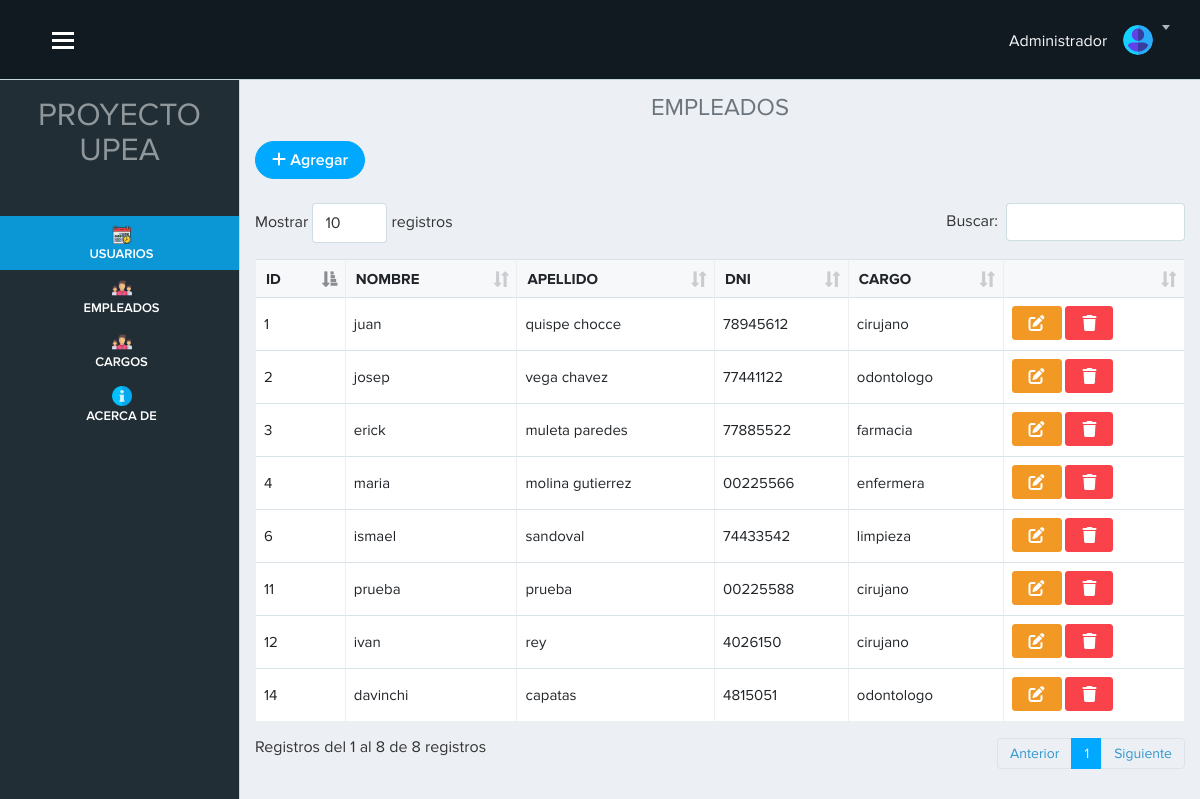
The page /vista/empleado.php (signed in) on the database its author committed.
### tables this page shows
CREATE TABLE `empleado` (
  `id_empleado` int(11) NOT NULL,
  `nombre` varchar(100) DEFAULT NULL,
  `apellido` varchar(255) DEFAULT NULL,
  `dni` varchar(255) NOT NULL,
  `cargo` int(11) NOT NULL
);

CREATE TABLE `cargo` (
  `id_cargo` int(11) NOT NULL,
  `nombre` varchar(100) DEFAULT NULL
);

### vista/empleado.php (the view, shortened to what this page needs)
<?php require('./layout/topbar.php'); ?>
<?php require('./layout/sidebar.php'); ?>
<div class="page-content">
    <h4 class="text-center text-secondary">EMPLEADOS</h4>
    <?php
    include "../modelo/conexion.php";
    $sql = $conexion->query("SELECT e.id_empleado,e.nombre,e.apellido,e.dni,c.nombre as 'cargo'  FROM empleado e INNER JOIN cargo c ON e.cargo=c.id_cargo");
    ?>
    <a href="registro_empleado.php" class="btn btn-primary btn-rounded mb-4"> <i class="fa-solid fa-plus"></i> Agregar</a>
    <table class="table table-bordered table-hover col-12" id="example">
        <thead>
            <tr>
                <th scope="col">ID</th>
                <th scope="col">NOMBRE</th>
                <th scope="col">APELLIDO</th>
                <th scope="col">DNI</th>
                <th scope="col">CARGO</th>
                <th scope="col"></th>
            </tr>
        </thead>
        <tbody>
            <?php while ($datos = $sql->fetch_object()) : ?>
                <tr>
                    <td><?= $datos->id_empleado ?></td>
                    <td><?= $datos->nombre ?></td>
                    <td><?= $datos->apellido ?></td>
                    <td><?= $datos->dni ?></td>
                    <td><?= $datos->cargo ?></td>
                    <td>
                        <a href="empleado.php" class="btn btn-warning" data-toggle="modal" data-target="#exampleModal<?= $datos->id_empleado ?> "><i class="fa-solid fa-pen-to-square"></i></a>
                        <a href="empleado.php?id=<?= $datos->id_empleado ?> " class="btn btn-danger" onclick="advertencia(event)"><i class="fa-solid fa-trash"></i></a>
                    </td>
                </tr>
            <?php endwhile; ?>
        </tbody>
    </table>
</div>
</div>
<?php require('./layout/footer.php'); ?>

### vista/layout/topbar.php (style rules this page uses)
.page-content { margin-top: 70px; }

### rows shown on the page
empleado: id_empleado "1", nombre "juan", apellido "quispe chocce", dni "78945612", cargo.nombre "cirujano"
empleado: id_empleado "2", nombre "josep", apellido "vega chavez", dni "77441122", cargo.nombre "odontologo"
empleado: id_empleado "3", nombre "erick", apellido "muleta paredes", dni "77885522", cargo.nombre "farmacia"
empleado: id_empleado "4", nombre "maria", apellido "molina gutierrez", dni "00225566", cargo.nombre "enfermera"
empleado: id_empleado "6", nombre "ismael", apellido "sandoval", dni "74433542", cargo.nombre "limpieza"
empleado: id_empleado "11", nombre "prueba", apellido "prueba", dni "00225588", cargo.nombre "cirujano"
empleado: id_empleado "12", nombre "ivan", apellido "rey", dni "4026150", cargo.nombre "cirujano"
empleado: id_empleado "14", nombre "davinchi", apellido "capatas", dni "4815051", cargo.nombre "odontologo"
